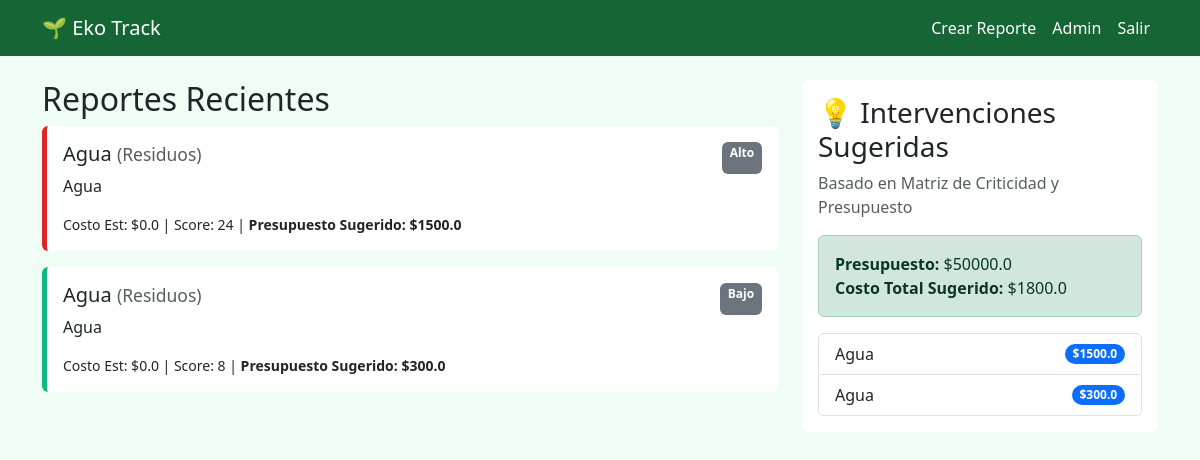
Page / (signed in) on the earlier database version.
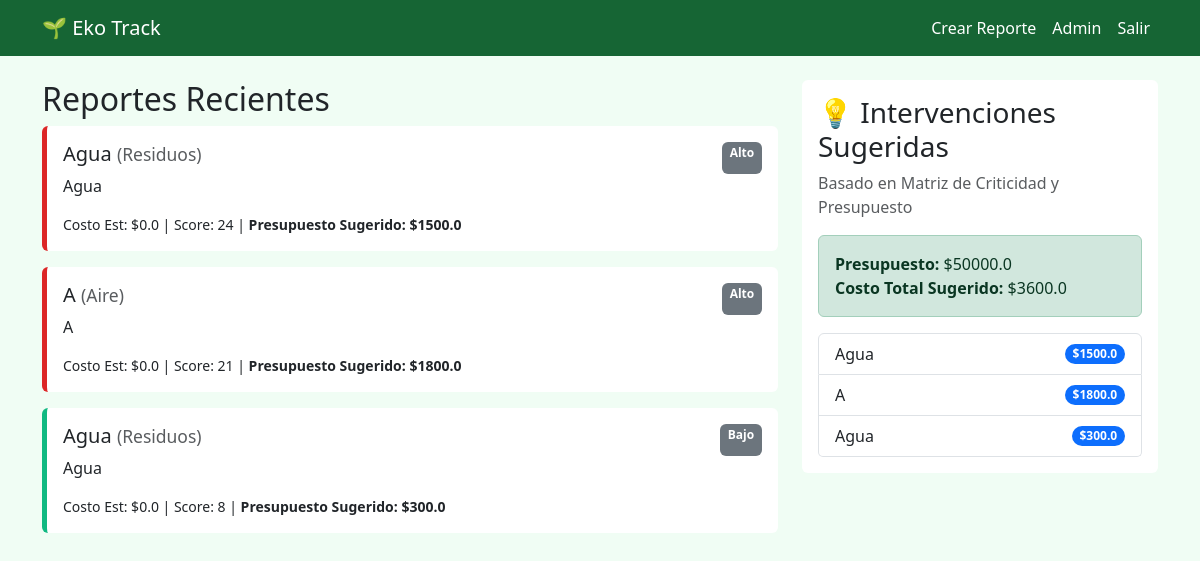
Same page on the later database version.
### eko_track/models.py (models this page shows, shortened)
class Report(db.Model):
    id = db.Column(db.Integer, primary_key=True)
    title = db.Column(db.String(100), nullable=False)
    description = db.Column(db.Text, nullable=False)
    date_posted = db.Column(db.DateTime, default=datetime.utcnow)
    criticality = db.Column(db.String(20), nullable=False, default='Bajo')
    estimated_cost = db.Column(db.Float, default=0.0)
    allocated_budget = db.Column(db.Float, default=0.0)
    status = db.Column(db.String(20), default='Pendiente') # Pending, In Progress, Resolved
    user_id = db.Column(db.Integer, db.ForeignKey('user.id'), nullable=False)
    user = db.relationship('User', backref=db.backref('reports', lazy=True))
    category_id = db.Column(db.Integer, db.ForeignKey('report_category.id'), nullable=False)
    category = db.relationship('ReportCategory', backref=db.backref('reports', lazy=True))
    QUITO_SECTORS = [
        ('Norte', 'Norte'),
        ('Centro', 'Centro'),
        ('Sur', 'Sur'),
        ('Valles', 'Valles'),
        ('Calderón', 'Calderón'),
        ('Quitumbe', 'Quitumbe'),
        ('La Delicia', 'La Delicia'),
        ('Eugenio Espejo', 'Eugenio Espejo'),
        ('Manuela Sáenz', 'Manuela Sáenz'),
        ('Eloy Alfaro', 'Eloy Alfaro'),
        ('Tumbaco', 'Tumbaco'),
        ('Los Chillos', 'Los Chillos')
    ]
    location = db.Column(db.String(50), nullable=False, default='Norte')
    def calculate_priority_score(self):
        crit_map = {'Alto': 3, 'Medio': 2, 'Bajo': 1}
        crit_score = crit_map.get(self.criticality, 1)
        cat_score = self.category.base_priority if self.category else 1
        return crit_score * cat_score
    def get_suggested_budget(self):
        if self.category:
            return self.category.get_budget_for_priority(self.criticality)
        return 0.0

class ReportCategory(db.Model):
    id = db.Column(db.Integer, primary_key=True)
    name = db.Column(db.String(50), nullable=False)
    base_priority = db.Column(db.Integer, default=1, help_text="1 (Low) to 10 (High)")
    def get_budget_for_priority(self, priority_level):
        matrix_entry = PriorityBudgetMatrix.query.filter_by(
            category_id=self.id,
            priority_level=priority_level
        ).first()
        return matrix_entry.budget_amount if matrix_entry else 0.0

class PriorityBudgetMatrix(db.Model):
    id = db.Column(db.Integer, primary_key=True)
    category_id = db.Column(db.Integer, db.ForeignKey('report_category.id'), nullable=False)
    category = db.relationship('ReportCategory', backref=db.backref('priority_budgets', lazy=True))
    priority_level = db.Column(db.String(20), nullable=False)
    budget_amount = db.Column(db.Float, default=0.0)

### eko_track/app.py (the view)
@app.route('/')
def index():
    if not current_user.is_authenticated:
        return redirect(url_for('login'))
    settings = MunicipalitySettings.query.first()
    total_budget = settings.total_budget if settings else 0.0
    reports = Report.query.filter_by(status='Pendiente').all()
    reports.sort(key=lambda x: x.calculate_priority_score(), reverse=True)
    suggested_interventions = []
    current_spend = 0.0
    for r in reports:
        suggested_budget = r.get_suggested_budget()
        if current_spend + suggested_budget <= total_budget:
            suggested_interventions.append(r)
            current_spend += suggested_budget
    return render_template('index.html',
                           reports=reports,
                           suggested=suggested_interventions,
                           budget=total_budget,
                           spent=current_spend)

### eko_track/app.py (called while the page is built)
@login_manager.user_loader
def load_user(user_id):
    return User.query.get(int(user_id))

### eko_track/templates/index.html
{% extends "base.html" %}
{% block content %}
<div class="row">
    <div class="col-md-8">
        <h2>Reportes Recientes</h2>
        {% for report in reports %}
        <div
            class="card mb-3 p-3 {% if report.criticality == 'Alto' %}priority-high{% elif report.criticality == 'Medio' %}priority-med{% else %}priority-low{% endif %}">
            <div class="d-flex justify-content-between">
                <h5>{{ report.title }} <small class="text-muted">({{ report.category.name }})</small></h5>
                <span class="badge bg-secondary">{{ report.criticality }}</span>
            </div>
            <p>{{ report.description }}</p>
            <small>Costo Est: ${{ report.estimated_cost }} | Score: {{ report.calculate_priority_score() }} |
                <strong>Presupuesto Sugerido: ${{ report.get_suggested_budget() }}</strong></small>
        </div>
        {% endfor %}
    </div>
    <div class="col-md-4">
        <div class="card p-3 bg-white">
            <h3>💡 Intervenciones Sugeridas</h3>
            <p class="text-muted">Basado en Matriz de Criticidad y Presupuesto</p>
            <div class="alert alert-success">
                <strong>Presupuesto:</strong> ${{ budget }}<br>
                <strong>Costo Total Sugerido:</strong> ${{ spent }}
            </div>
            <ul class="list-group">
                {% for item in suggested %}
                <li class="list-group-item d-flex justify-content-between align-items-center">
                    {{ item.title }}
                    <span class="badge bg-primary rounded-pill">${{ item.get_suggested_budget() }}</span>
                </li>
                {% else %}
                <li class="list-group-item">No hay intervenciones sugeridas dentro del presupuesto.</li>
                {% endfor %}
            </ul>
        </div>
    </div>
</div>
{% endblock %}

Differences in the rows shown:
added Report: title "A", category.name "Aire", criticality "Alto", description "A", estimated_cost "0.0", calculate_priority_score "21", get_suggested_budget "1800.0"
Other differences:
{{ spent }}: "1800.0" → "3600.0"
